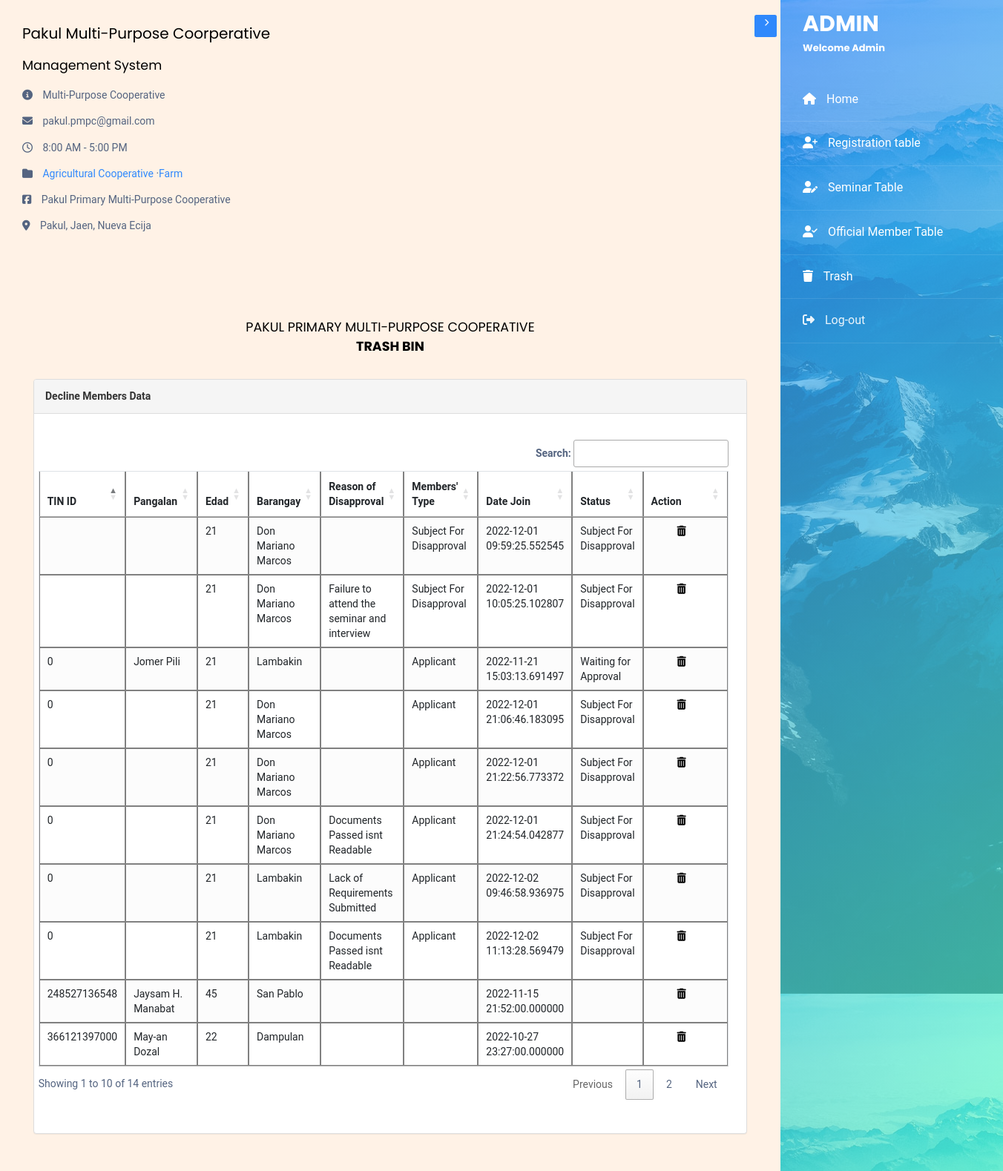
The page /memberslist/trash/trashtable.php on the database its author committed.
### tables this page shows
CREATE TABLE `trash` (
  `id` int(12) NOT NULL,
  `colored_id` blob NOT NULL,
  `tin` varchar(12) NOT NULL,
  `pangalan` varchar(255) NOT NULL,
  `edad` varchar(255) NOT NULL,
  `barangay` varchar(255) NOT NULL,
  `bayan` varchar(100) NOT NULL,
  `type` varchar(100) NOT NULL,
  `date_join` datetime(6) NOT NULL,
  `status` varchar(100) NOT NULL,
  `firstname` varchar(100) NOT NULL,
  `middlename` varchar(100) NOT NULL,
  `lastname` varchar(100) NOT NULL,
  `reasondisapproval` varchar(100) NOT NULL,
  `contact` varchar(100) NOT NULL
);

### memberslist/trash/trashtable.php (the view, shortened to what this page needs)
<!doctype html>
<html lang="en">
  <head>
  <link rel="stylesheet" href="https://stackpath.bootstrapcdn.com/font-awesome/4.7.0/css/font-awesome.min.css">
    <link rel="stylesheet" href="https://maxcdn.bootstrapcdn.com/bootstrap/3.3.6/css/bootstrap.min.css" />
    <link rel="stylesheet" href="https://cdn.datatables.net/1.10.12/css/dataTables.bootstrap.min.css" />
   <link rel="stylesheet" href="https://cdn.datatables.net/1.12.1/css/jquery.dataTables.min.css">
   <link rel="stylesheet" href="https://cdn.datatables.net/buttons/2.2.3/css/buttons.dataTables.min.css">
    <link rel="stylesheet" href="../../adminpage/css/style.css">
  </head>
  <body>
    <div id="hj">
    <div class="wrapper d-flex align-items-stretch">
      <nav id="sidebar" class="order-last" class="img" style="background-image: url(../images/bg_1.jpg);">
        <div class="custom-menu">
          <button type="button" id="sidebarCollapse" class="btn btn-primary">
          </button>
        </div>
        <div class="">
          <h1><a href="../adminpage/admin.php" class="logo">ADMIN <span>Welcome Admin</span></a></h1>
          <ul class="list-unstyled components mb-5">
          <li class="active">
              <a href="../../adminpage/admin.php"><span class="fa fa-home mr-3"></span> Home</a>
            </li>
            <li class="active">
              <a href="../registrationtable/registertable.php"><span class="fas fa-user-plus mr-3"></span> Registration table</a>
            </li>
            <li class="active">
              <a href="../seminarlist/seminartable.php"><span class="fas fa-user-edit mr-3"></span> Seminar Table</a>
            </li>
            <li class="active">
              <a href="../memberstable/member.php"><span class="fas fa-user-check mr-3"></span> Official Member Table</a>
            </li>
            <li class="active">
              <a href="../trash.php"><span class="fas fa-trash mr-3"></span> Trash</a>
            </li>
            <li>
              <a href="../../logout.php"><span class="fas fa-sign-out-alt mr-3"></span> Log-out</a>
            </li>
          </ul>
        </div>
      </nav>
      <div id="content" class="p-4 p-md-5 pt-5">
        <h2 class="mb-4">Pakul Multi-Purpose Coorperative</h2>
        <h3 class="mb-4">Management System</h3>
        <p><span class="fa fa-info-circle mr-3"></span> Multi-Purpose Cooperative</p>
        <p><span class="fa fa-envelope mr-3"></span> pakul.pmpc@gmail.com</p>
        <p><span class="fa fa-clock-o mr-3"></span> 8:00 AM - 5:00 PM</p>
         <p><span class="fa fa-folder mr-3"></span><a href="https://www.facebook.com/search/?bqf=str%2FAgricultural%2BCooperative%2Fkeywords_pages&ref=page_about_category&f=AbpxaZHLVQP7A2U26Xyn06xVdSEfTnubwgpamUn1y6reaGmDWiqLfxPIwzSDtkHwnmUQr7puNFr9sNHi2sShzHmh1I9nOgazkvnO3lEmpE0deP4sYtKGoNJR8DFLYN92VLxXBYpGCozvpSh7AxkPnkpZ"> Agricultural Cooperative </a>·<a href="https://www.facebook.com/search/?bqf=str%2FFarm%2Fkeywords_pages&ref=page_about_category&f=AbqZBcvgt5_Uz3sG7B1blgqtKq3FkuQiizoGWOXBx9QrFQRFSqchj8LsSTzFFmzjF0tevn97kaDROm5R-z5Vf1F5S4h50e-Xs4FdE7enBDSwBqRrIyKGdF6RyW9pv4kRU_g">Farm</a></p>
         <p><span class="fa fa-facebook-square mr-3"></span> Pakul Primary Multi-Purpose Cooperative</p>
         <p><span class="fa fa-map-marker mr-3"></span> Pakul, Jaen, Nueva Ecija</p>
<br><br><br><br>
<div class="container">
           <h3 align="center">PAKUL PRIMARY MULTI-PURPOSE COOPERATIVE<br><b>TRASH BIN</b> </h3>
           <br />
           <div class="panel panel-default">
             <div class="panel-heading"><b>Decline Members Data</b></div>
             <div class="panel-body">
               <div class="table-responsive">
                         <div class="form-group">
                    <table class="table table-striped table-hover table-bordered" id="example">
                    <thead>
                    <tr>
                            <th>TIN ID</th>
                            <th>Pangalan</th>
                            <th>Edad</th>
                            <th>Barangay</th>
                            <th>Reason of Disapproval</th>
                            <th>Members' Type</th>
                            <th>Date Join</th>
                            <th>Status</th>
                            <th>Action</th>
                        </tr>
                    </thead>
                    <tbody>
<?php
$pdo = Database::connect();
$sql = 'SELECT * FROM `trash` WHERE 1';
foreach ($pdo->query($sql) as $row) {
echo '<tr>';
echo '<td>' . $row['tin'] . '</td>';
echo '<td>' . $row['pangalan'] . '</td>';
echo '<td>' . $row['edad'] . '</td>';
echo '<td>' . $row['barangay'] . '</td>';
echo '<td>' . $row['reasondisapproval'] . '</td>';
echo '<td>' . $row['type'] . '</td>';
echo '<td>' . $row['date_join'] . '</td>';
echo '<td>' . $row['status'] . '</td>';
echo '<td>
            <a title="Delete Permanently"href="delete.php?id='.$row['id'].'">
<span class="fa fa-trash ml-5 mr-5" aria-hidden="true"></span></a></td>';
echo '</tr>';
}
?>
</tbody>
</table>
</div>
</div>
</div>
  </body>
</html>

### memberslist/trash/trashtable.php (style rules this page uses)
body { color: #546480; background: #f5f5f5; font-family: 'Roboto', sans-serif; overflow-x: hidden; height: 100%; width: 100%; }
.table-responsive { margin: 20px 0; margin-left: -1%; }
table.table tr th, table.table tr td { border-color: grey; }
table.table-striped tbody tr:nth-of-type(odd) { background-color: #fcfcfc; }
table.table td:last-child { width: 130px; }
table.table td a { color: black; display: inline-block; margin: 0 5px; }
#hj { background-color: #fff2e6; }

### rows shown on the page
trash: tin "366121397000", pangalan "May-an Dozal", edad "22", barangay "Dampulan", date_join "2022-10-27 23:27:00.000000"
trash: tin "248527136548", pangalan "Jaysam H. Manabat", edad "45", barangay "San Pablo", date_join "2022-11-15 21:52:00.000000"
trash: tin "0", pangalan "Jomer Pili", edad "21", barangay "Lambakin", type "Applicant", date_join "2022-11-21 15:03:13.691497", status "Waiting for Approval"
trash: tin "0", edad "21", barangay "Don Mariano Marcos", type "Applicant", date_join "2022-12-01 21:06:46.183095", status "Subject For Disapproval"
trash: tin "0", edad "21", barangay "Don Mariano Marcos", type "Applicant", date_join "2022-12-01 21:22:56.773372", status "Subject For Disapproval"
trash: tin "0", edad "21", barangay "Don Mariano Marcos", reasondisapproval "Documents Passed isnt Readable", type "Applicant", date_join "2022-12-01 21:24:54.042877", status "Subject For Disapproval"
trash: edad "21", barangay "Don Mariano Marcos", type "Subject For Disapproval", date_join "2022-12-01 09:59:25.552545", status "Subject For Disapproval"
trash: edad "21", barangay "Don Mariano Marcos", reasondisapproval "Failure to attend the seminar and interview", type "Subject For Disapproval", date_join "2022-12-01 10:05:25.102807", status "Subject For Disapproval"
trash: tin "0", edad "21", barangay "Lambakin", reasondisapproval "Lack of Requirements Submitted", type "Applicant", date_join "2022-12-02 09:46:58.936975", status "Subject For Disapproval"
trash: tin "0", edad "21", barangay "Lambakin", reasondisapproval "Documents Passed isnt Readable", type "Applicant", date_join "2022-12-02 11:13:28.569479", status "Subject For Disapproval"
